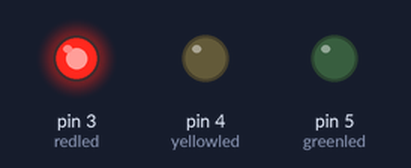
Recording of a sketch running on a simulated Arduino Uno, built with avr-gcc and run on an emulated ATmega328P. Shown: output pins drawn as LEDs (lit = HIGH).

Above: at 4.5 s.
At 10.5 s:
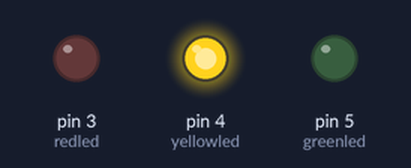
At 16.5 s:
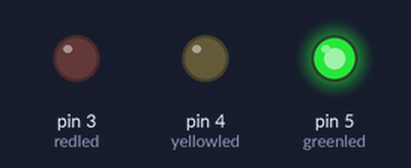
At 24.2 s:
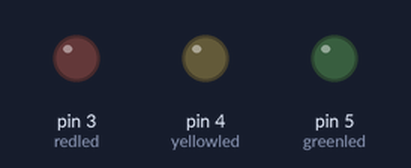
Timing chart, 0 to 32.5 s (numbered marks = the images above):
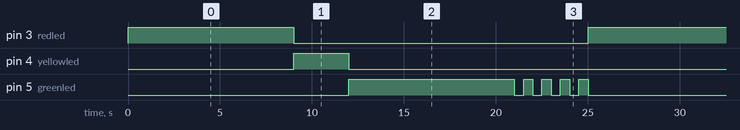

The sketch:

miniproject_2016825.ino
```cpp
int redled = 3;
int yellowled = 4;
int greenled = 5;

void setup() {
  pinMode (3, OUTPUT);
  pinMode (4, OUTPUT);
  pinMode (5, OUTPUT);

}

void loop() {

 digitalWrite (redled, 1);
 delay(9000);
    digitalWrite (redled, 0); //stopped
      digitalWrite (yellowled, 1);
   delay (3000); // yellowled lights for 3 sec.
   digitalWrite (yellowled, 0);
    digitalWrite (greenled, 1);
   delay (9000);
   digitalWrite (greenled, 0);// greenled start flashing
   delay (500);
   digitalWrite (greenled, 1);
   delay (500);
   digitalWrite (greenled, 0);
   delay (500);
   digitalWrite (greenled, 1);
   delay (500);
   digitalWrite (greenled, 0);
   delay (500);
   digitalWrite (greenled, 1);
   delay (500);
   digitalWrite (greenled, 0);
   delay (500);
   digitalWrite (greenled, 1);
   delay (500);
   digitalWrite (greenled, 0);


}
```

Measured:
- by itself, pin 3 (redled): alternates HIGH for 9.0 s and LOW for 16.0 s
- by itself, pin 4 (yellowled): alternates HIGH for 3.0 s and LOW for 22.0 s
- by itself, pin 5 (greenled): repeats every 25.0 s: 4 × (LOW 0.50 s, HIGH 0.50 s), LOW 12.0 s, HIGH 9.0 s
